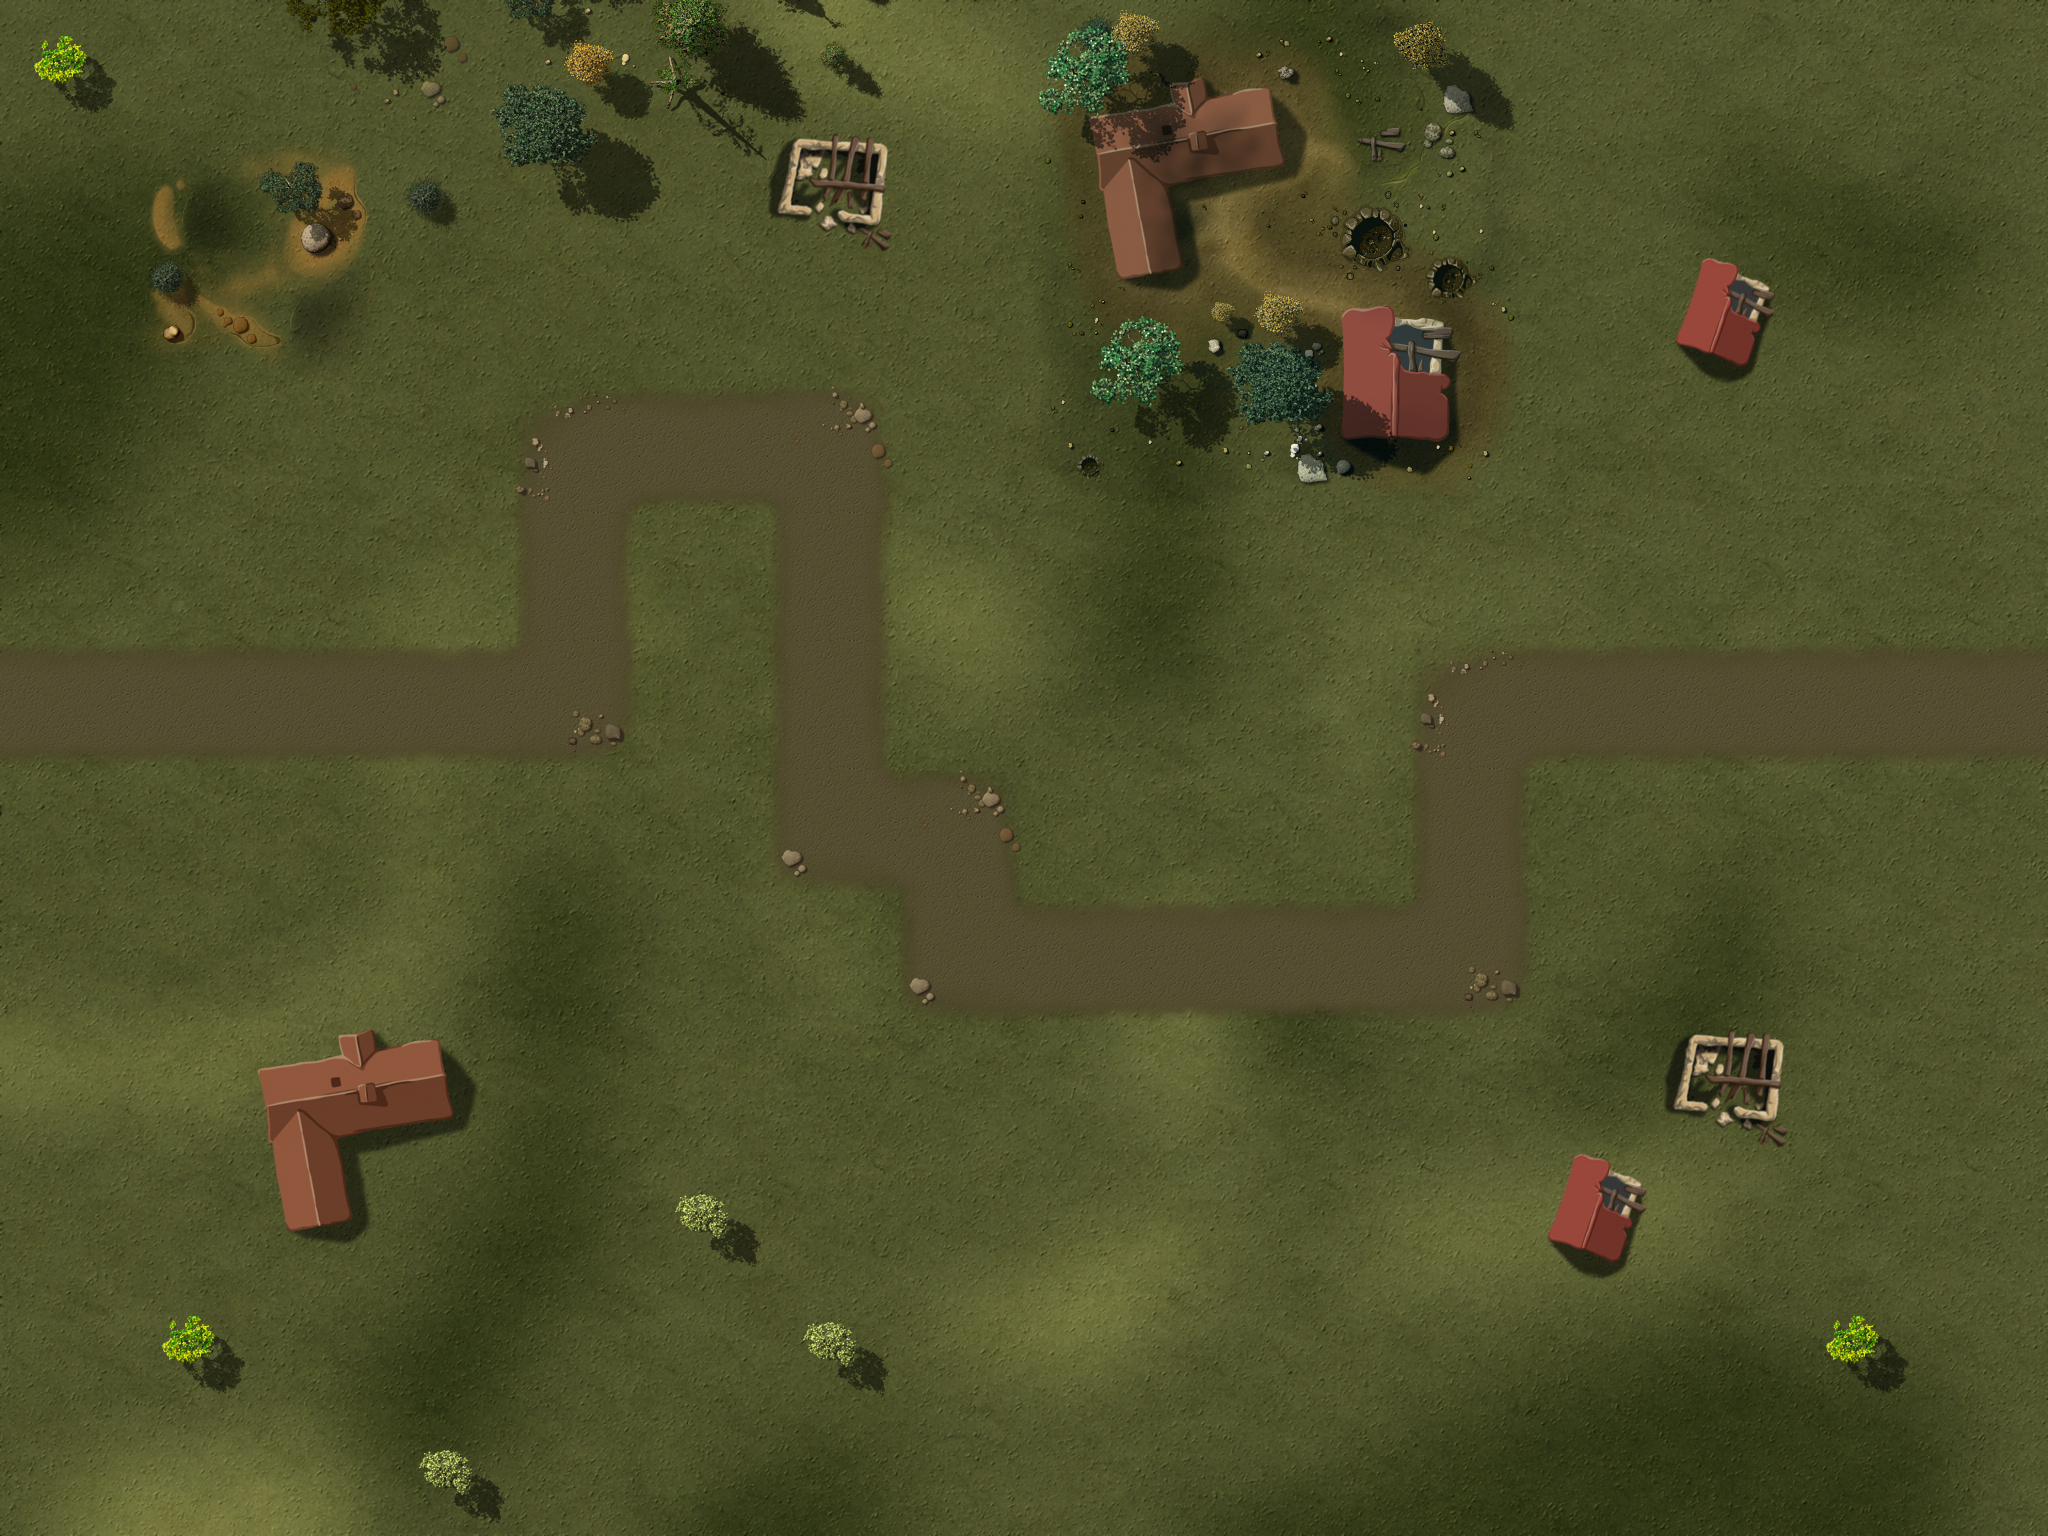

This is a level from a 2D game, rendered from its Tiled map with the project's own tilesets. A one-line summary and the map file follow, with tile-layer data summarised:
An orthogonal 16x12 tile map with 128x128 px tiles, 4 tile layers (Ground, Objects1, Objects2, Path), 1 hidden layer not drawn, 3 tilesets and 31 objects.

<map version="1.0" orientation="orthogonal" width="16" height="12" tilewidth="128" tileheight="128">
 <properties>
<property name="wave01" value="1,1,3,4,4,4,1,2,4,4,1,1,1,4,1,2,1,2,1,1,4,4,1,1,3,2" />
<property name="wave02" value="10,10,10,10,10,2,10,1,1,4,2,4,1,10,10,10,10,10,10,4,2,1,1,1" />
<property name="wave03" value="1,1,10,10,3,3,4,4,4,4,10,10,10,10,2,10,10,1,1,4,2,4,1,1,1,1,1,4,2,10,10,10,10,3,3" />
<property name="wave04" value="1,1,1,1,4,1,1,1,1,4,1,1,1,4,1,1,1,2,1,1,3,3,10,10,10" />
<property name="wave05" value="2,7,10,10,10,10,3,3,3,5,5,7,9,10,10,10,10,10,10,7,10,10,7,7,10,10,10,7,7,10,10" />
<property name="wave06" value="4,4,7,10,10,10,5,5,5,5,5,10,10,10,4,4,7,10,10,10,7,5,5,5,6,5,5,5,8,3,5" />
<property name="wave07" value="1,5,5,5,10,10,10,7,4,7,4,5,5,6,3,3,6,5,5,5,10,10,10,10,5,5,5,7,7,4,4,7,10,10,10,10" />
<property name="wave08" value="1,5,3,3,5,5,7,5,5,4,4,7,5,5,5,5,5,4,4,5,5,5,7,5,5,4,4,5,4,4,4,3" />
<property name="wave09" value="4,4,4,7,7,4,5,4,7,5,5,5,11,11,11,8,9,9,9,6,5,5,7,7,9,4,4,8,5,5,5,4,5,4,4,5,5,5,7,5,5,5,3,3" />
<property name="wave10" value="2,10,10,10,10,10,10,4,5,4,4,10,10,10,3,100,10,7,7,10,10,10,4,5,6,4,7,5,5,5,5,10,10,100,5,5,8,3,4,4,4" />
<property name="wave11" value="1,5,5,5,3,5,5,5,3,3,5,5,5,5,5,5,5,5,4,4,4,7,7,4,4,4,6,5,5,5,5,7,3,5,5,5,6,7,9,9,9,8" />
<property name="wave12" value="5,5,5,5,5,5,10,10,10,10,10,5,10,10,10,3,5,5,5,10,10,10,10,5,5,5,5,5,10,10,10,10,5,7,1" />
<property name="wave13" value="3,10,10,10,5,5,5,5,5,5,5,5,10,10,10,10,3,6,5,5,6,3,3,4,4,4,8,5,5,5,5,5,5,5,10,10,10,3" />
<property name="wave14" value="5,5,5,5,5,5,5,5,7,7,5,8,6,5,5,3,3,3,5,6,5,7,4,4,4,5,5,5,5,5,7,5,7,3,5,5,5,5,4,4,4,4,3,3" />
<property name="wave15" value="1,4,4,5,5,11,11,11,3,3,5,5,8,5,5,6,5,3,5,5,5,5,4,5,4,5,4,4,5,4,5,7,5,5,5,5,5,5,5,18,5,5,8,3,3,4,4,6" />
<property name="wave16" value="10,10,10,10,10,10,10,10,10,10,10,10,10,10,10,10,10,10,10,10,10,10,10,10,10,10,10,10,10,10,10,10,10,10,10,10,10,10,10,10,10" />
<property name="wave17" value="10,10,10,10,5,10,5,10,5,10,10,10,5,5,5,5,10,10,10,10,5,5,5,10,8,5,5,4,8,3,3,6,9,9,9,7,8,8" />
<property name="wave18" value="6,9,9,9,5,8,7,3,3,4,4,4,4,4,4,4,3,3,3,3,5,5,5,5,5,5,5,5,7,7,7,7,5,5,5,5,5,4,4,4,3,7,5,7,5,5,5,5,8,6" />
<property name="wave19" value="7,7,6,7,7,7,10,10,10,10,10,3,7,7,7,10,10,10,5,5,5,5,6,5,5,8,7,7,9,11,11,11,8,10,10,6,6" />
<property name="wave20" value="3,5,5,5,5,5,7,7,7,7,7,7,7,7,7,5,5,5,3,5,5,5,5,5,5,5,7,101,11,11,11,11,11,5,5,5,6,5,5,5,8,3,3,4,4,4,7,8,5,5,10,10,102" />
<property name="wave21" value="6,10,10,10,10,10,7,10,10,7,10,10,10,10,7,8,10,10,10,10,10,10,10,6,5,5,6,3,3,4,4,6,3,3,6,7,7,9,9,9,8" />
<property name="wave22" value="1,7,5,5,5,7,10,10,10,7,10,10,5,5,6,6,7,7,5,5,10,10,10,10,10,7,7,5,5,5,8,8,5,13,3,3,4,4,6,3,3,6" />
<property name="wave23" value="5,5,6,6,5,5,5,5,5,5,7,7,7,7,6,6,5,5,11,11,9,9,9,7,7,7,8,5,6,8,9,9,9,7,7,11,11,6" />
<property name="wave24" value="3,6,3,6,3,11,11,11,3,3,11,11,11,11,11,8,7,9,8,7,9,5,5" />
<property name="wave25" value="2,7,5,5,5,5,4,4,4,5,5,5,9,9,9,9,9,8,5,4,8,5,4,8,5,5,6,7,7,7,9,11,11,3,11,11,5,3,3,3,4" />
<property name="wave26" value="4,4,4,4,4,4,4,4,4,4,3,3,3,3,3,3,5,5,5,8,5,8,5,8,6,3,3,5,8,11,3,3,11,11,11,11,11" />
<property name="wave27" value="3,3,5,5,5,5,7,7,4,4,3,5,5,5,5,5,5,5,5,3,5,5,5,3,5,3,5,3,5,8,5,5,8,3,3,3,4,4,6,4,6,5,5,5,1" />
<property name="wave28" value="6,11,11,11,11,6,11,11,11,11,6,9,9,5,5,9,9,5,5,5,5,3,6,11,11,11,11,6,11,11,11,11,6,8,9,5,5,9,9,5,5,8,5,3" />
<property name="wave29" value="10,10,10,10,5,10,5,10,5,10,10,10,5,5,5,5,10,10,10,10,5,5,5,10,9,11,8,11,9,11,7,7,7,11,11,5,5,5,4,4,5,8,6,5,5,6" />
<property name="wave30" value="100,5,5,5,5,10,10,10,5,10,10,10,5,5,5,5,5,5,10,10,10,10,102,7,4,5,4,8,5,5,5,7,100" />
<property name="wave31" value="1,5,5,5,7,3,4,5,4,5,6,5,5,5,8,9,9,9,5,5,6,5,5,5,7,6,7,11,11,11,6,5,5,8" />
<property name="wave32" value="11,11,11,10,10,10,10,10,6,7,11,11,11,6,10,10,10,10,9,9,7,5,7,5,7,3" />
<property name="wave33" value="3,3,7,7,5,5,5,5,5,5,5,5,5,7,3,3,5,5,5,5,3,6,5,5,6,3,3,4,4,4,8,3,6,5,5,6,3,3,4,4,4,8" />
<property name="wave34" value="6,6,9,9,9,11,11,11,11,11,11,9,9,3,7,5,5,5,5,5,5,4,4,5,5,9,9,8,5,5,5,6,11,11,11,6" />
<property name="wave35" value="8,3,7,4,5,4,5,5,5,7,4,5,4,8,5,5,5,7,8,7,5,5,6,11,11,11,11,5,5,4,4,4,7,7,4,4,4,6" />
<property name="wave36" value="10,10,10,10,10,10,10,10,10,10,10,10,10,10,10,10,10,10,10,10,10,10,10,10,10,10,10,10,10,10,10,10,10,10,10,10,10,10,10,10,10" />
<property name="wave37" value="10,10,10,10,5,10,5,10,5,10,10,10,5,5,8,9,9,3,6,5,5,6,5,5,5,10,10,10,10,5,5,5,10,7,4,5,4,8,5,5,8,8" />
<property name="wave38" value="8,8,6,7,5,5,5,5,5,5,5,5,9,9,8,5,5,5,5,5,9,9,5,3,7,8,8,5,6,8,7,9,9,9,5,5,5,8,7," />
<property name="wave39" value="9,9,5,5,5,5,5,5,5,8,7,7,7,7,5,5,5,5,8,9,9,3,6,5,5,6,3,3,4,4,4,8,7,6,4,4,4,3" />
<property name="wave40" value="102,10,10,10,10,10,10,10,10,8,10,10,10,10,10,10,7,10,3,3,3,6,6,5,5,6,6,10,10,10,10,10,10,10,3,10,10,10,10,9,9,10,10,9,103" />
<property name="wave41" value="4,4,7,7,5,8,5,5,6,3,3,5,5,5,4,5,5,7,7,5,5,4,4,5,5,5,8,5,5,6,3,3,6,5,8,6,8,5,5,6,3,3,4,4,4,4,6" />
<property name="wave42" value="1,5,5,5,7,5,5,5,7,4,5,4,5,8,5,5,6,3,3,5,5,5,7,5,5,5,7,4,4,3,3,6,6,5,5,6,6" />
<property name="wave43" value="1,5,5,5,5,7,7,8,5,5,5,5,5,7,7,5,3,3,7,5,5,5,3,3,6,6,5,5,6,6,8,5,7,8,4,5,8" />
<property name="wave44" value="10,10,10,10,10,10,10,7,8,11,11,11,10,10,10,10,8,5,5,5,5,5,7,7,3,8,5,5,6,7,8,4,5,8" />
<property name="wave45" value="9,11,8,11,9,11,7,7,7,11,8,5,7,8,4,5,8,11,5,5,5,4,4,5,5,3,7,7,5,5,5,3,3,6,6,5,5,6,6,8,5,7,8,4,5,8,8,9,9,6,9,6" />
 </properties>
 <tileset firstgid="1" name="ground" tilewidth="128" tileheight="128">
  <image source="tilesWorld1.png" width="2048" height="2048" />
 </tileset>
 <tileset firstgid="257" name="path" tilewidth="128" tileheight="128">
  <image source="path01.png" width="512" height="512" />
 </tileset>
 <tileset firstgid="273" name="ground" tilewidth="2048" tileheight="1536">
  <image source="ground5.jpg" width="2048" height="1536" />
 </tileset>
 <layer name="Ground" width="16" height="12">
  <data>[192 cells, 1 non-empty, 1 distinct tile ids]</data>
 </layer>
 <layer name="Objects1" width="16" height="12">
  <data>[192 cells, 12 non-empty, 10 distinct tile ids]</data>
 </layer>
 <layer name="Objects2" width="16" height="12">
  <data>[192 cells, 30 non-empty, 26 distinct tile ids]</data>
 </layer>
 <objectgroup name="Objects3" width="16" height="12">
  <object gid="232" x="1598" y="330" />
  <object gid="232" x="1652" y="182" />
  <object gid="232" x="1792" y="384" />
  <object gid="232" x="176" y="1208" />
  <object gid="233" x="192" y="1084" />
  <object gid="233" x="70" y="1180" />
  <object gid="250" x="348" y="1266" />
  <object gid="250" x="398" y="1346" />
  <object gid="250" x="226" y="1394" />
  <object gid="250" x="1616" y="1216" />
  <object gid="250" x="1608" y="1092" />
  <object gid="250" x="1740" y="1154" />
  <object gid="246" x="1480" y="1272" />
  <object gid="246" x="1574" y="1332" />
  <object gid="230" x="1672" y="1308" />
  <object gid="232" x="1834" y="1106" />
  <object gid="232" x="1920" y="896" />
  <object gid="232" x="-20" y="450" />
 </objectgroup>
 <layer name="Path" width="16" height="12">
  <data>[192 cells, 24 non-empty, 6 distinct tile ids]</data>
 </layer>
 <objectgroup name="Locked" width="16" height="12" visible="0">
  <object x="2432" y="256" />
  <object x="0" y="0" width="2048" height="256" />
  <object x="0" y="1280" width="2048" height="256" />
  <object x="0" y="256" width="128" height="1024" />
  <object x="1920" y="256" width="128" height="1024" />
  </objectgroup>
 <objectgroup name="Waypoints" width="16" height="12" visible="0">
  <!-- 1 objects omitted --></objectgroup>
 <layer name="blendAdd" width="16" height="12" visible="0">
  <data>[192 cells, 0 non-empty, 0 distinct tile ids]</data>
 </layer>
</map>
<!-- 8 of 31 objects omitted -->
